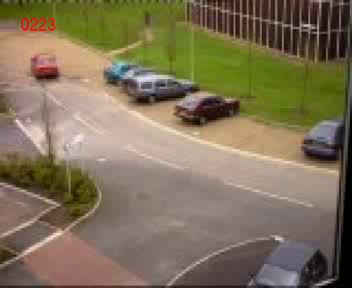
#> input picture frame 52 of positiontracking/MFTracker/mftracker/examples/inputcar.avi, 352 x 288 px, given in place of motion.h264, which was not available
$ python Track3.py   (Python 2 division)   (older library calls are emulated)
#> lines starting #> are read from the running program, lines starting #| are printed output that depends on the picture; after the words box and inside, x2 and y2 are one past the last pixel; in counts of white or black regions, pixels touching at a corner belong together; pictures that were not available may be replaced by others from this repository, and a replacement may not be noted
import cv2, math
import numpy as np

class ColourTracker:
  def __init__(self):
    cv2.namedWindow("ColourTrackerWindow", cv2.CV_WINDOW_AUTOSIZE)
    self.capture = cv2.VideoCapture("motion.h264")
    self.scale_down = 4
  def run(self):
    while True:
      f, orig_img = self.capture.read()
#> orig_img is the input picture: shape (288, 352, 3); mean B, G, R 88.6, 114, 128.1
      orig_img = cv2.flip(orig_img, 1)
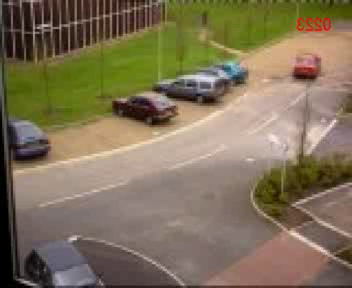
#> orig_img: shape (288, 352, 3); mean B, G, R 88.6, 114, 128.1
      img = cv2.GaussianBlur(orig_img, (5,5), 0)
      img = cv2.cvtColor(orig_img, cv2.COLOR_BGR2HSV)
#> img: shape (288, 352, 3); mean H, S, V 24.4, 91.3, 130.5
      img = cv2.resize(img, (len(orig_img[0]) / self.scale_down, len(orig_img) / self.scale_down))
#> img: shape (72, 88, 3); mean H, S, V 24.5, 91.4, 130.6
      red_lower = np.array([0, 150, 0],np.uint8)
      red_upper = np.array([5, 255, 255],np.uint8)
      red_binary = cv2.inRange(img, red_lower, red_upper)
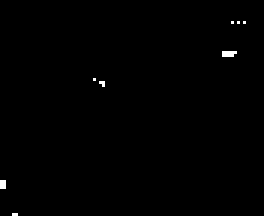
#> red_binary: shape (72, 88) (shown 3 times larger); 0.38% white in thin lines or dots, all inside (x1, y1, x2, y2) = (0, 7, 82, 72)
      dilation = np.ones((15, 15), "uint8")
      red_binary = cv2.dilate(red_binary, dilation)
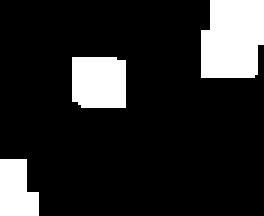
#> red_binary: shape (72, 88) (shown 3 times larger); 15.7% white; 3 white regions
      contours, hierarchy = cv2.findContours(red_binary, cv2.RETR_LIST, cv2.CHAIN_APPROX_SIMPLE)
#> contours = 3 contours; box (x1, y1, x2, y2) and area: (67, 0, 88, 26) 448, (24, 19, 42, 36) 266, (0, 53, 13, 72) 172
      max_area = 0
      largest_contour = None
      for idx, contour in enumerate(contours):
        area = cv2.contourArea(contour)
        if area > max_area:
          max_area = area
          largest_contour = contour
#> this loop made 3 passes
#> (area, max_area) on passes 1 to 3: (172.5, 172.5), (265.5, 265.5), (448.5, 448.5)
#> after the loop, largest_contour = contour of 11 points, box (x1, y1, x2, y2) (67, 0, 88, 26), area 448; max_area = 448.5
#> (the run stopped early here; a loop or call above may not have finished)

$ run again, starting later in the video
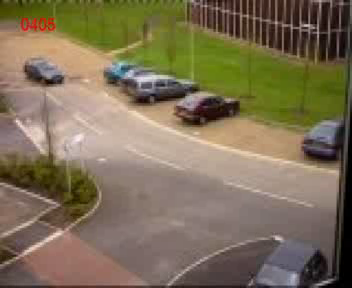
#> input picture frame 234 of positiontracking/MFTracker/mftracker/examples/inputcar.avi, 352 x 288 px, given in place of motion.h264, which was not available
#> in run, orig_img is the input picture: shape (288, 352, 3); mean B, G, R 86.7, 111.7, 125.6
#> in run, `red_binary = cv2.inRange(img, red_lower, red_upper)`:
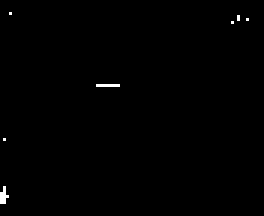
#> red_binary: shape (72, 88) (shown 3 times larger); 0.39% white in thin lines or dots, all inside (x1, y1, x2, y2) = (0, 4, 83, 68)
#> in run, `red_binary = cv2.dilate(red_binary, dilation)`:
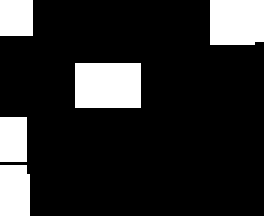
#> red_binary: shape (72, 88) (shown 3 times larger); 16.3% white; 5 white regions
#> contours = 5 contours; box (x1, y1, x2, y2) and area: (25, 21, 47, 36) 294, (70, 0, 88, 15) 236, (0, 55, 10, 72) 142, (0, 39, 9, 54) 112, (0, 0, 11, 12) 110
#> the loop in run, `for idx, contour in enumerate(contours):` made 5 passes
#> (area, max_area, largest_contour) on pass 3: (294, 294, [[25, 21], [25, 35], [46, 35], [46, 21]])
#> after the loop in run, `for idx, contour in enumerate(contours):`: max_area = 294

$ run again, starting later in the video
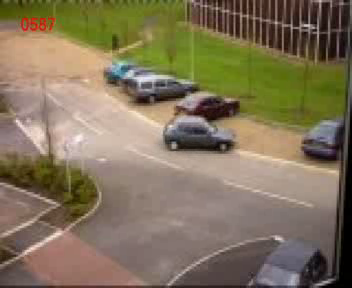
#> input picture frame 416 of positiontracking/MFTracker/mftracker/examples/inputcar.avi, 352 x 288 px, given in place of motion.h264, which was not available
#> in run, orig_img is the input picture: shape (288, 352, 3); mean B, G, R 90.4, 115.7, 129.3
#> in run, `orig_img = cv2.flip(orig_img, 1)`:
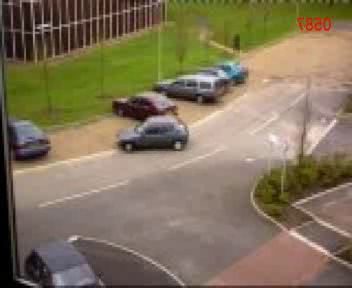
#> orig_img: shape (288, 352, 3); mean B, G, R 90.4, 115.7, 129.3
#> in run, `red_binary = cv2.dilate(red_binary, dilation)`:
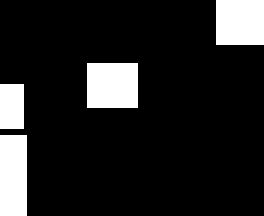
#> red_binary: shape (72, 88) (shown 3 times larger); 13.5% white; 4 white regions
#> contours = 4 contours; box (x1, y1, x2, y2) and area: (29, 21, 46, 36) 224, (72, 0, 88, 15) 210, (0, 45, 9, 72) 208, (0, 28, 8, 43) 98
#> the loop in run, `for idx, contour in enumerate(contours):` made 4 passes
#> (area, max_area, largest_contour) on passes 1, 3: (208, 208, [[0, 45], [0, 71], [8, 71], [8, 45]]), (224, 224, [[29, 21], [29, 35], [45, 35], [45, 21]])
#> after the loop in run, `for idx, contour in enumerate(contours):`: max_area = 224
